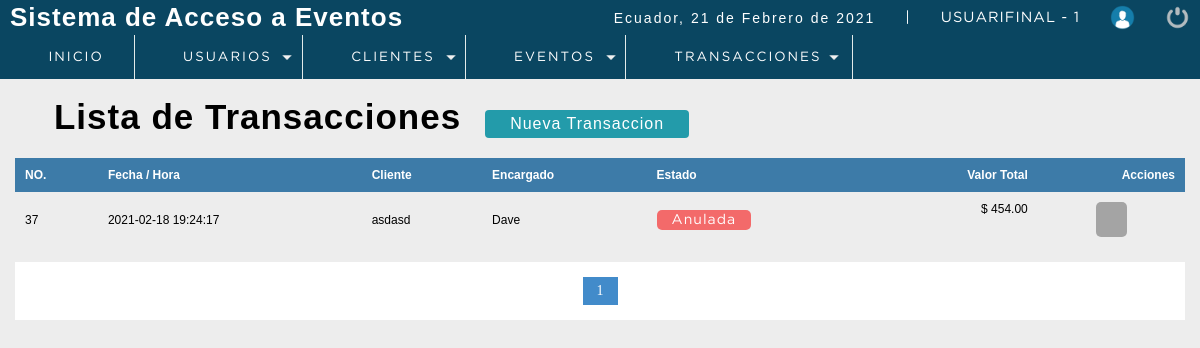
/P_seminarios/sistema/transacciones.php (signed in), run on an earlier commit of the app's database.
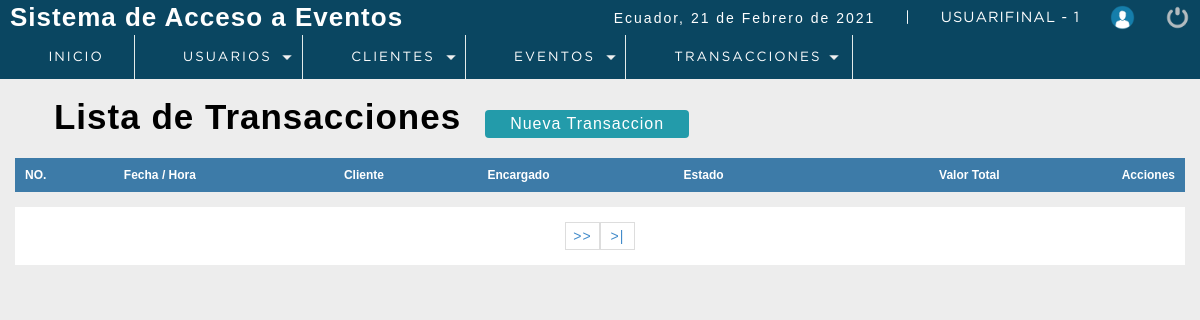
And on a later commit of the database.
### tables this page shows
CREATE TABLE `factura` (
  `nofactura` bigint(11) NOT NULL,
  `fecha` datetime NOT NULL DEFAULT current_timestamp(),
  `usuario` int(11) DEFAULT NULL,
  `codcliente` int(11) DEFAULT NULL,
  `totaltFactura` decimal(10,2) DEFAULT NULL,
  `status` int(11) NOT NULL DEFAULT 1
);

CREATE TABLE `cliente` (
  `idcliente` int(11) NOT NULL,
  `cedula` int(11) DEFAULT NULL,
  `nombre` varchar(80) DEFAULT NULL,
  `apellidos` varchar(80) NOT NULL,
  `Correo` varchar(80) DEFAULT NULL,
  `telefono` int(11) DEFAULT NULL,
  `direccion` text DEFAULT NULL,
  `dateAdd` datetime NOT NULL DEFAULT current_timestamp(),
  `usuario_id` int(11) NOT NULL,
  `status` int(11) NOT NULL DEFAULT 1,
  `cod_tarjeta` varchar(20) NOT NULL
);

CREATE TABLE `usuario` (
  `idusuario` int(11) NOT NULL,
  `nombre` varchar(50) DEFAULT NULL,
  `correo` varchar(100) DEFAULT NULL,
  `usuario` varchar(15) DEFAULT NULL,
  `clave` varchar(100) DEFAULT NULL,
  `rol` int(11) DEFAULT NULL,
  `Status` int(11) NOT NULL DEFAULT 1,
  `cod_cliente` int(11) DEFAULT 0
);

### P_seminarios/sistema/transacciones.php (the view, shortened to what this page needs)
<?php
 include "../conection.php";
?>
<!DOCTYPE html>
<html lang="en">
<head>
	<?php include "includes/scripts.php"?>
</head>
<body>
 <?php include "includes/header.php"?>
	<section id="container">
        <h1><i class="fas fa-list-alt"></i> Lista de Transacciones</h1>
        <a href="Nueva_transaccion.php" class="btn_new">Nueva Transaccion</a>
        <table>
            <tr>
                <th>NO.</th>
                <th>Fecha / Hora</th>
                <th>Cliente</th>
                <th>Encargado</th>
                <th>Estado</th>
                <th class="textright">Valor Total</th>
                <th class="textright">Acciones</th>
            </tr>
            <?php
           $sql_registre = mysqli_query($conection,"SELECT COUNT(*) AS total_registro FROM factura WHERE status !=10");
           $result_registre = mysqli_fetch_array($sql_registre);
           $total_resgistros = $result_registre['total_registro'];
           $por_pagina = 4;
           if (empty($_GET['pagina'])) {
               $pagina =1;
           }
           else {
               $pagina = $_GET['pagina'];
           }
           $desde = ($pagina - 1) * $por_pagina;
           $total_paginas = ceil($total_resgistros / $por_pagina);
           $query = mysqli_query($conection,"SELECT f.nofactura,f.fecha,f.totaltFactura,f.codcliente,f.status,
                                                    u.nombre as encargado,
                                                    cl.nombre as cliente
                                            FROM factura f
                                            INNER JOIN usuario u
                                            ON f.usuario = u.idusuario
                                            INNER JOIN cliente cl
                                            ON f.codcliente = cl.idcliente
                                            WHERE f.status != 10
                                            ORDER BY f.fecha DESC LIMIT $desde,$por_pagina");
           $result = mysqli_num_rows($query);
           if ($result > 0) {
               while ($data = mysqli_fetch_array($query)) {
                    if ($data["status"] == 1) {
                        $estado = '<span class="pagada">Pagada</span>';
                    }else {
                        $estado = '<span class="anulada">Anulada</span>';
                    }
           ?>
            <tr id="row_<?php echo $data["nofactura"];?>">
                <td><?php echo $data["nofactura"];?></td>
                <td><?php echo $data["fecha"];?></td>
                <td><?php echo $data["cliente"];?></td>
                <td><?php echo $data["encargado"];?></td>
                <td class="estado"><?php echo $estado;?></td>
                <td class="textright totalfactura"><span></span><?php echo '$ '.$data["totaltFactura"]; ?></td>
                <td>
                    <div class="div_acciones">
                    <?php
                        if($data["status"]==1)
                        {
                    ?>
                    <div class="div_factura">
                            <button class="btn_anular anular_factura" fac="<?php echo $data["nofactura"]; ?>"><i class="fas fa-ban"></i></button>
                    </div>
                    <?php
                        }else{
                    ?>
                    <div class="div_factura">
                        <button type="button" class="btn_anular inactive"><i class="fas fa-ban"></i></button>
                    </div>
                    <?php } ?>
                    </div>
                </td>
            </tr>
                <?php
               }
           }
            ?>
        </table>
        <div class="paginador">
                    <ul>
                    <?php
                    for ($i=1; $i <= $total_paginas; $i++) {
                        if ($i == $pagina) {
                            echo '<li class="pageSelected">'.$i.'</li>';
                        }
                        else {
                            echo '<li><a href="?pagina='.$i.'">'.$i.'</a></li>';
                        }
                    }
                    if ($pagina!=$total_paginas) {
                    ?>
                    <li><a href="?pagina=<?php echo $pagina+1;?>">>></a></li>
                    <li><a href="?pagina=<?php echo $total_paginas;?>">>|</a></li>
                        <?php
                            }
                        ?>
                    </ul>
                </div>
	</section>
</body>
</html>

What changed in the data, as far as the page shows it:
removed factura: nofactura "37", fecha "2021-02-18 19:24:17", codcliente.nombre "asdasd", usuario.nombre "Dave", status "Anulada", totaltFactura "454.00"
Also different on the page:
list line gone: "1"
